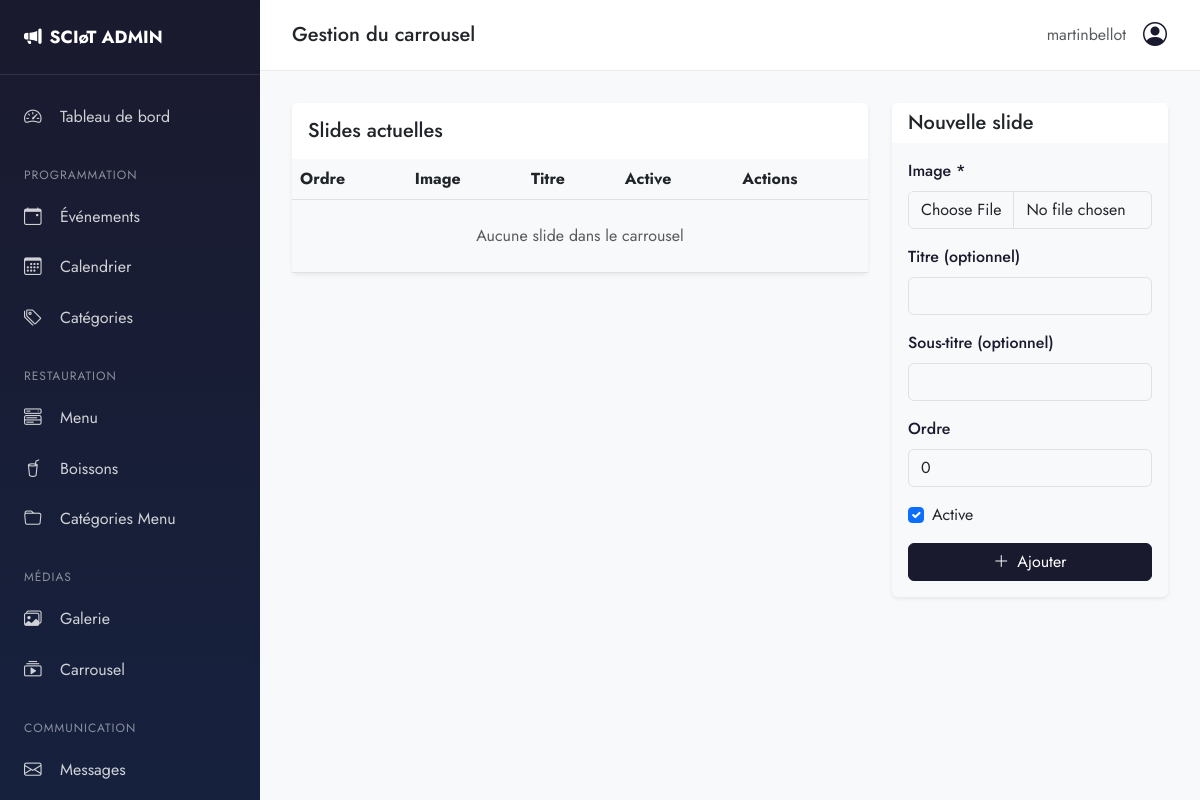
/admin-panel/media/carousel/ (signed in), run on an earlier commit of the app's database.
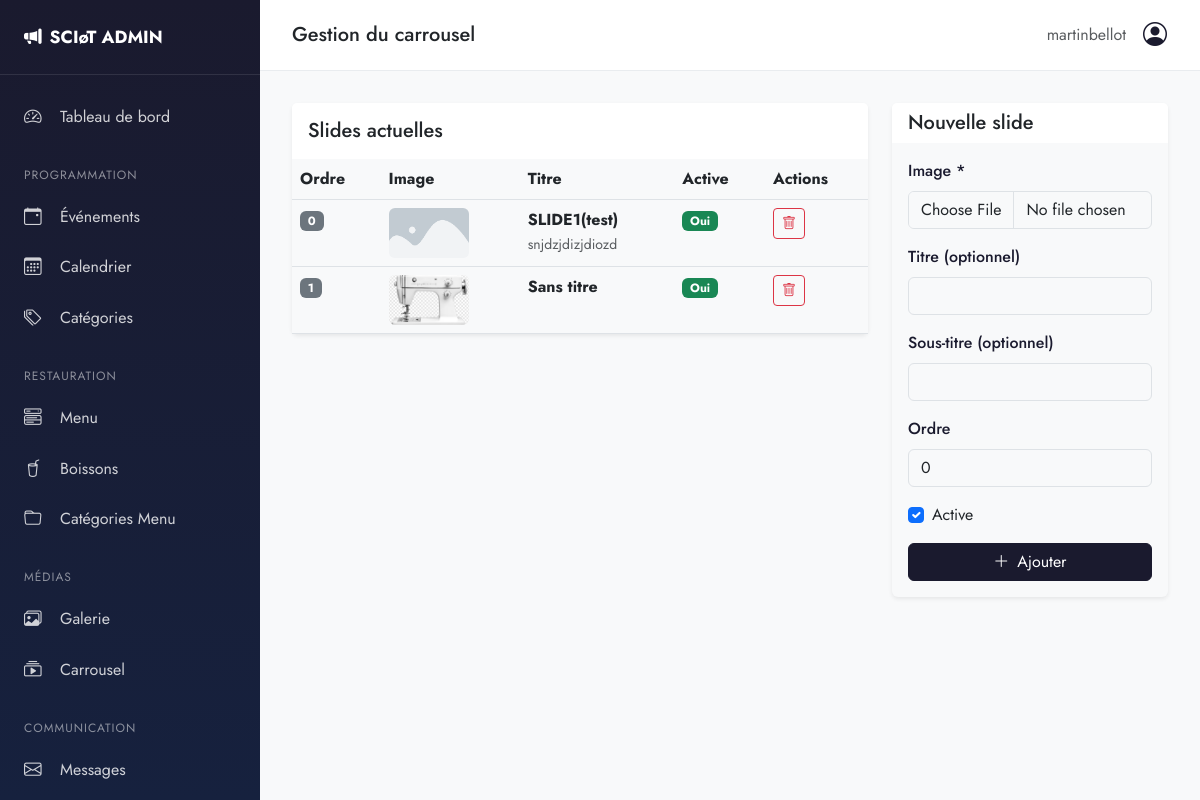
And on a later commit of the database.
### media_manager/models.py (models this page shows, shortened)
class CarouselSlide(models.Model):
    title = models.CharField(max_length=200, blank=True, verbose_name="Titre")
    subtitle = models.CharField(max_length=300, blank=True, verbose_name="Sous-titre")
    image = models.ImageField(upload_to='carousel/', verbose_name="Image")
    link_url = models.URLField(blank=True, verbose_name="URL du lien")
    link_text = models.CharField(max_length=100, blank=True, verbose_name="Texte du lien")
    order = models.PositiveIntegerField(default=0, verbose_name="Ordre")
    is_active = models.BooleanField(default=True, verbose_name="Actif")
    interval = models.PositiveIntegerField(default=5000, verbose_name="Intervalle (ms)")
    created_at = models.DateTimeField(auto_now_add=True)
    class Meta:
        verbose_name = "Slide du carrousel"
        verbose_name_plural = "Slides du carrousel"
        ordering = ['order']

### admin_custom/views.py (the view, shortened to what this page needs)
# urls.py: path('media/carousel/', views.carousel_manage, name='carousel'),
@login_required
@user_passes_test(is_staff)
def carousel_manage(request):
    slides = CarouselSlide.objects.all()
    return render(request, 'admin_custom/media/carousel.html', {
        'slides': slides,
    })

### admin_custom/views.py (called while the page is built)
def is_staff(user):
    return user.is_staff

### templates/admin_custom/media/carousel.html (shortened to what this page needs)
{% extends 'admin_custom/base.html' %}
{% block page_title %}Gestion du carrousel{% endblock %}
{% block content %}
<div class="row">
    <div class="col-12 col-lg-8">
        <div class="card border-0 shadow-sm">
            <div class="card-header bg-white border-0 py-3">
                <h5 class="mb-0">Slides actuelles</h5>
            </div>
            <div class="card-body p-0">
                <div class="table-responsive">
                    <table class="table table-hover mb-0">
                        <thead class="bg-light">
                            <tr>
                                <th>Ordre</th>
                                <th>Image</th>
                                <th>Titre</th>
                                <th>Active</th>
                                <th>Actions</th>
                            </tr>
                        </thead>
                        <tbody>
                            {% for slide in slides %}
                            <tr>
                                <td><span class="badge bg-secondary">{{ slide.order }}</span></td>
                                <td>
                                    {% if slide.image %}
                                    <img src="{{ slide.image.url }}" class="rounded" width="80" height="50" style="object-fit: cover;">
                                    {% else %}
                                    <span class="text-muted">-</span>
                                    {% endif %}
                                </td>
                                <td>
                                    <div class="fw-bold">{{ slide.title|default:'Sans titre' }}</div>
                                    {% if slide.subtitle %}<small class="text-muted">{{ slide.subtitle|truncatechars:30 }}</small>{% endif %}
                                </td>
                                <td>
                                    {% if slide.is_active %}
                                    <span class="badge bg-success">Oui</span>
                                    {% else %}
                                    <span class="badge bg-secondary">Non</span>
                                    {% endif %}
                                </td>
                                <td>
                                    <form method="post" class="d-inline" onsubmit="return confirm('Supprimer cette slide ?')">
                                        <button type="submit" class="btn btn-sm btn-outline-danger">
                                            <i class="bi bi-trash"></i>
                                        </button>
                                    </form>
                                </td>
                            </tr>
                            {% empty %}
                            <tr>
                                <td colspan="5" class="text-center py-4 text-muted">
                                    Aucune slide dans le carrousel
                                </td>
                            </tr>
                            {% endfor %}
                        </tbody>
                    </table>
                </div>
            </div>
        </div>
    </div>
    <div class="col-12 col-lg-4">
        <div class="card border-0 shadow-sm">
            <div class="card-header bg-white border-0">
                <h5 class="mb-0">Nouvelle slide</h5>
            </div>
            <div class="card-body">
                <form method="post" enctype="multipart/form-data">
                    <div class="mb-3">
                        <label class="form-label">Image *</label>
                        <input type="file" name="image" class="form-control" accept="image/*" required>
                    </div>
                    <div class="mb-3">
                        <label class="form-label">Titre (optionnel)</label>
                        <input type="text" name="title" class="form-control">
                    </div>
                    <div class="mb-3">
                        <label class="form-label">Sous-titre (optionnel)</label>
                        <input type="text" name="subtitle" class="form-control">
                    </div>
                    <div class="mb-3">
                        <label class="form-label">Ordre</label>
                        <input type="number" name="order" class="form-control" value="0" min="0">
                    </div>
                    <div class="mb-3">
                        <div class="form-check">
                            <input type="checkbox" name="is_active" class="form-check-input" id="is_active" checked>
                            <label class="form-check-label" for="is_active">Active</label>
                        </div>
                    </div>
                    <button type="submit" class="btn btn-primary w-100">
                        <i class="bi bi-plus-lg me-2"></i>Ajouter
                    </button>
                </form>
            </div>
        </div>
    </div>
</div>
{% endblock %}

### templates/admin_custom/base.html (shortened to what this page needs)
{% load static %}
<!DOCTYPE html>
<html lang="fr">
<head>
    <link rel="stylesheet" href="https://cdn.jsdelivr.net/npm/bootstrap-icons@1.11.0/font/bootstrap-icons.css">
    <link href="https://cdn.jsdelivr.net/npm/bootstrap@5.3.0/dist/css/bootstrap.min.css" rel="stylesheet">
</head>
<body>
    <aside class="sidebar" id="sidebar">
        <div class="sidebar-header">
            <a href="{% url 'admin_custom:dashboard' %}" class="sidebar-brand">
                <i class="bi bi-megaphone-fill"></i>
                SCIøT ADMIN
            </a>
        </div>
        <nav class="sidebar-nav">
            <a href="{% url 'admin_custom:dashboard' %}" class="sidebar-link {% if request.resolver_match.url_name == 'dashboard' %}active{% endif %}">
                <i class="bi bi-speedometer2"></i>
                Tableau de bord
            </a>
            <div class="nav-section">Programmation</div>
            <a href="{% url 'admin_custom:events' %}" class="sidebar-link {% if 'events' in request.resolver_match.url_name %}active{% endif %}">
                <i class="bi bi-calendar-event"></i>
                Événements
            </a>
            <a href="{% url 'admin_custom:events_calendar' %}" class="sidebar-link {% if request.resolver_match.url_name == 'events_calendar' %}active{% endif %}">
                <i class="bi bi-calendar3"></i>
                Calendrier
            </a>
            <a href="{% url 'admin_custom:event_categories' %}" class="sidebar-link">
                <i class="bi bi-tags"></i>
                Catégories
            </a>
            <div class="nav-section">Restauration</div>
            <a href="{% url 'admin_custom:menu' %}" class="sidebar-link {% if 'menu' in request.resolver_match.url_name %}active{% endif %}">
                <i class="bi bi-menu-button-wide"></i>
                Menu
            </a>
            <a href="{% url 'admin_custom:drinks' %}" class="sidebar-link">
                <i class="bi bi-cup-straw"></i>
                Boissons
            </a>
            <a href="{% url 'admin_custom:menu_categories' %}" class="sidebar-link">
                <i class="bi bi-folder"></i>
                Catégories Menu
            </a>
            <div class="nav-section">Médias</div>
            <a href="{% url 'admin_custom:media' %}" class="sidebar-link {% if request.resolver_match.url_name == 'media' %}active{% endif %}">
                <i class="bi bi-images"></i>
                Galerie
            </a>
            <a href="{% url 'admin_custom:carousel' %}" class="sidebar-link">
                <i class="bi bi-collection-play"></i>
                Carrousel
            </a>
            <div class="nav-section">Communication</div>
            <a href="{% url 'admin_custom:messages' %}" class="sidebar-link {% if 'message' in request.resolver_match.url_name %}active{% endif %}">
                <i class="bi bi-envelope"></i>
                Messages
            </a>
        </nav>
    </aside>
    <main class="main-content">
        <header class="top-navbar d-flex align-items-center justify-content-between">
            <div class="d-flex align-items-center">
                <h5 class="mb-0">{% block page_title %}Dashboard{% endblock %}</h5>
            </div>
            <div class="d-flex align-items-center gap-3">
                <span class="text-muted">{{ user.username }}</span>
                <div class="dropdown">
                    <button class="btn btn-link p-0" data-bs-toggle="dropdown">
                        <i class="bi bi-person-circle fs-4 text-primary"></i>
                    </button>
                </div>
            </div>
        </header>
        <div class="page-content">
            {% block content %}{% endblock %}
        </div>
    </main>
</body>
</html>

What changed in the data, as far as the page shows it:
added CarouselSlide: order "0", image (picture), title "SLIDE1(test)", subtitle "snjdzjdizjdiozd", is_active "Oui"
added CarouselSlide: order "1", image (picture), title "Sans titre", is_active "Oui"
Also different on the page:
text no longer shown: "Aucune slide dans le carrousel"
